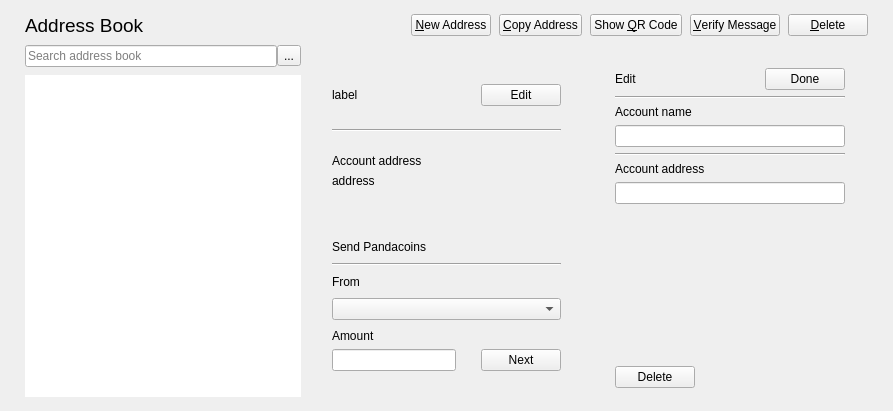
<?xml version="1.0" encoding="UTF-8"?>
<ui version="4.0">
 <class>AddressBookPage_new</class>
 <widget class="QFrame" name="AddressBookPage_new">
  <property name="geometry">
   <rect>
    <x>0</x>
    <y>0</y>
    <width>893</width>
    <height>411</height>
   </rect>
  </property>
  <property name="windowTitle">
   <string>Frame</string>
  </property>
  <property name="frameShape">
   <enum>QFrame::NoFrame</enum>
  </property>
  <property name="frameShadow">
   <enum>QFrame::Plain</enum>
  </property>
  <layout class="QVBoxLayout" name="verticalLayout">
   <property name="spacing">
    <number>8</number>
   </property>
   <property name="leftMargin">
    <number>25</number>
   </property>
   <property name="topMargin">
    <number>14</number>
   </property>
   <property name="rightMargin">
    <number>25</number>
   </property>
   <property name="bottomMargin">
    <number>14</number>
   </property>
   <item>
    <layout class="QHBoxLayout" name="horizontalLayout">
     <item>
      <widget class="QLabel" name="address_book_heading">
       <property name="font">
        <font>
         <pointsize>14</pointsize>
        </font>
       </property>
       <property name="text">
        <string>Address Book</string>
       </property>
       <property name="textFormat">
        <enum>Qt::PlainText</enum>
       </property>
       <property name="wordWrap">
        <bool>true</bool>
       </property>
      </widget>
     </item>
     <item>
      <spacer name="horizontalSpacer">
       <property name="orientation">
        <enum>Qt::Horizontal</enum>
       </property>
       <property name="sizeHint" stdset="0">
        <size>
         <width>0</width>
         <height>20</height>
        </size>
       </property>
      </spacer>
     </item>
     <item>
      <widget class="QPushButton" name="newAddressButton">
       <property name="toolTip">
        <string>Create a new address</string>
       </property>
       <property name="text">
        <string>&amp;New Address</string>
       </property>
       <property name="icon">
        <iconset resource="../bitcoin.qrc">
         <normaloff>:/icons/add</normaloff>:/icons/add</iconset>
       </property>
      </widget>
     </item>
     <item>
      <widget class="QPushButton" name="copyToClipboard">
       <property name="toolTip">
        <string>Copy the currently selected address to the system clipboard</string>
       </property>
       <property name="text">
        <string>&amp;Copy Address</string>
       </property>
       <property name="icon">
        <iconset resource="../bitcoin.qrc">
         <normaloff>:/icons/editcopy</normaloff>:/icons/editcopy</iconset>
       </property>
      </widget>
     </item>
     <item>
      <widget class="QPushButton" name="showQRCode">
       <property name="text">
        <string>Show &amp;QR Code</string>
       </property>
       <property name="icon">
        <iconset resource="../bitcoin.qrc">
         <normaloff>:/icons/qrcode</normaloff>:/icons/qrcode</iconset>
       </property>
      </widget>
     </item>
     <item>
      <widget class="QPushButton" name="verifyMessage">
       <property name="toolTip">
        <string>Verify a message to ensure it was signed with a specified Pandacoin address</string>
       </property>
       <property name="text">
        <string>&amp;Verify Message</string>
       </property>
       <property name="icon">
        <iconset resource="../bitcoin.qrc">
         <normaloff>:/icons/transaction_0</normaloff>:/icons/transaction_0</iconset>
       </property>
      </widget>
     </item>
     <item>
      <widget class="QPushButton" name="deleteButton">
       <property name="toolTip">
        <string>Delete the currently selected address from the list</string>
       </property>
       <property name="text">
        <string>&amp;Delete</string>
       </property>
       <property name="icon">
        <iconset resource="../bitcoin.qrc">
         <normaloff>:/icons/remove</normaloff>:/icons/remove</iconset>
       </property>
      </widget>
     </item>
    </layout>
   </item>
   <item>
    <layout class="QHBoxLayout" name="horizontalLayout_2" stretch="1,1,1">
     <item>
      <layout class="QVBoxLayout" name="verticalLayout_2">
       <item>
        <layout class="QHBoxLayout" name="horizontalLayout_4">
         <property name="spacing">
          <number>0</number>
         </property>
         <item>
          <widget class="QLineEdit" name="address_searchbox">
           <property name="text">
            <string/>
           </property>
           <property name="placeholderText">
            <string>Search address book</string>
           </property>
          </widget>
         </item>
         <item>
          <widget class="QToolButton" name="address_search_button">
           <property name="text">
            <string>...</string>
           </property>
           <property name="icon">
            <iconset resource="../bitcoin.qrc">
             <normaloff>:/icons/search</normaloff>:/icons/search</iconset>
           </property>
          </widget>
         </item>
        </layout>
       </item>
       <item>
        <widget class="QListView" name="address_list">
         <property name="frameShape">
          <enum>QFrame::NoFrame</enum>
         </property>
         <property name="frameShadow">
          <enum>QFrame::Plain</enum>
         </property>
        </widget>
       </item>
      </layout>
     </item>
     <item>
      <widget class="QFrame" name="address_book_view_frame">
       <property name="frameShape">
        <enum>QFrame::NoFrame</enum>
       </property>
       <property name="frameShadow">
        <enum>QFrame::Plain</enum>
       </property>
       <layout class="QVBoxLayout" name="verticalLayout_3" stretch="1,1">
        <property name="spacing">
         <number>14</number>
        </property>
        <property name="margin">
         <number>14</number>
        </property>
        <item>
         <widget class="QFrame" name="frame_3">
          <property name="frameShape">
           <enum>QFrame::NoFrame</enum>
          </property>
          <property name="frameShadow">
           <enum>QFrame::Plain</enum>
          </property>
          <property name="lineWidth">
           <number>0</number>
          </property>
          <layout class="QVBoxLayout" name="verticalLayout_5">
           <item>
            <spacer name="verticalSpacer_11">
             <property name="orientation">
              <enum>Qt::Vertical</enum>
             </property>
             <property name="sizeHint" stdset="0">
              <size>
               <width>20</width>
               <height>40</height>
              </size>
             </property>
            </spacer>
           </item>
           <item>
            <layout class="QHBoxLayout" name="horizontalLayout_3">
             <item>
              <widget class="QLabel" name="account_address_label">
               <property name="sizePolicy">
                <sizepolicy hsizetype="Expanding" vsizetype="Preferred">
                 <horstretch>0</horstretch>
                 <verstretch>0</verstretch>
                </sizepolicy>
               </property>
               <property name="text">
                <string notr="true">label</string>
               </property>
              </widget>
             </item>
             <item>
              <widget class="QPushButton" name="address_book_edit_button">
               <property name="text">
                <string>Edit</string>
               </property>
              </widget>
             </item>
            </layout>
           </item>
           <item>
            <spacer name="verticalSpacer_10">
             <property name="orientation">
              <enum>Qt::Vertical</enum>
             </property>
             <property name="sizeHint" stdset="0">
              <size>
               <width>20</width>
               <height>40</height>
              </size>
             </property>
            </spacer>
           </item>
           <item>
            <widget class="Line" name="line">
             <property name="orientation">
              <enum>Qt::Horizontal</enum>
             </property>
            </widget>
           </item>
           <item>
            <spacer name="verticalSpacer_9">
             <property name="orientation">
              <enum>Qt::Vertical</enum>
             </property>
             <property name="sizeHint" stdset="0">
              <size>
               <width>20</width>
               <height>40</height>
              </size>
             </property>
            </spacer>
           </item>
           <item>
            <widget class="QLabel" name="addressbook_account_address_heading">
             <property name="text">
              <string notr="true">Account address</string>
             </property>
            </widget>
           </item>
           <item>
            <widget class="QLabel" name="addressbook_account_address_value">
             <property name="text">
              <string notr="true">address</string>
             </property>
            </widget>
           </item>
           <item>
            <spacer name="verticalSpacer_8">
             <property name="orientation">
              <enum>Qt::Vertical</enum>
             </property>
             <property name="sizeHint" stdset="0">
              <size>
               <width>20</width>
               <height>40</height>
              </size>
             </property>
            </spacer>
           </item>
          </layout>
         </widget>
        </item>
        <item>
         <widget class="QFrame" name="frame">
          <property name="frameShape">
           <enum>QFrame::NoFrame</enum>
          </property>
          <property name="frameShadow">
           <enum>QFrame::Plain</enum>
          </property>
          <layout class="QVBoxLayout" name="verticalLayout_6">
           <item>
            <spacer name="verticalSpacer_6">
             <property name="orientation">
              <enum>Qt::Vertical</enum>
             </property>
             <property name="sizeHint" stdset="0">
              <size>
               <width>20</width>
               <height>40</height>
              </size>
             </property>
            </spacer>
           </item>
           <item>
            <widget class="QLabel" name="address_book_send_coins_heading">
             <property name="text">
              <string>Send Pandacoins</string>
             </property>
            </widget>
           </item>
           <item>
            <spacer name="verticalSpacer_7">
             <property name="orientation">
              <enum>Qt::Vertical</enum>
             </property>
             <property name="sizeHint" stdset="0">
              <size>
               <width>20</width>
               <height>40</height>
              </size>
             </property>
            </spacer>
           </item>
           <item>
            <widget class="Line" name="line_2">
             <property name="orientation">
              <enum>Qt::Horizontal</enum>
             </property>
            </widget>
           </item>
           <item>
            <spacer name="verticalSpacer_5">
             <property name="orientation">
              <enum>Qt::Vertical</enum>
             </property>
             <property name="sizeHint" stdset="0">
              <size>
               <width>20</width>
               <height>40</height>
              </size>
             </property>
            </spacer>
           </item>
           <item>
            <widget class="QLabel" name="label_2">
             <property name="text">
              <string>From</string>
             </property>
            </widget>
           </item>
           <item>
            <spacer name="verticalSpacer_4">
             <property name="orientation">
              <enum>Qt::Vertical</enum>
             </property>
             <property name="sizeHint" stdset="0">
              <size>
               <width>20</width>
               <height>40</height>
              </size>
             </property>
            </spacer>
           </item>
           <item>
            <widget class="RichTextCombo" name="address_book_transfer_from_combobox"/>
           </item>
           <item>
            <spacer name="verticalSpacer_3">
             <property name="orientation">
              <enum>Qt::Vertical</enum>
             </property>
             <property name="sizeHint" stdset="0">
              <size>
               <width>20</width>
               <height>40</height>
              </size>
             </property>
            </spacer>
           </item>
           <item>
            <widget class="QLabel" name="label_3">
             <property name="text">
              <string>Amount</string>
             </property>
            </widget>
           </item>
           <item>
            <layout class="QHBoxLayout" name="horizontalLayout_5" stretch="1,0">
             <property name="spacing">
              <number>25</number>
             </property>
             <item>
              <widget class="BitcoinAmountField" name="address_book_transfer_from_amount"/>
             </item>
             <item>
              <widget class="QPushButton" name="address_book_transfer_from_next_button">
               <property name="text">
                <string>Next</string>
               </property>
              </widget>
             </item>
            </layout>
           </item>
           <item>
            <spacer name="verticalSpacer_2">
             <property name="orientation">
              <enum>Qt::Vertical</enum>
             </property>
             <property name="sizeHint" stdset="0">
              <size>
               <width>20</width>
               <height>40</height>
              </size>
             </property>
            </spacer>
           </item>
          </layout>
         </widget>
        </item>
       </layout>
      </widget>
     </item>
     <item>
      <widget class="QFrame" name="address_book_edit_frame">
       <property name="frameShape">
        <enum>QFrame::NoFrame</enum>
       </property>
       <property name="frameShadow">
        <enum>QFrame::Plain</enum>
       </property>
       <layout class="QVBoxLayout" name="verticalLayout_4">
        <property name="leftMargin">
         <number>14</number>
        </property>
        <property name="topMargin">
         <number>14</number>
        </property>
        <property name="rightMargin">
         <number>14</number>
        </property>
        <property name="bottomMargin">
         <number>0</number>
        </property>
        <item>
         <widget class="QFrame" name="frame_2">
          <property name="frameShape">
           <enum>QFrame::NoFrame</enum>
          </property>
          <property name="frameShadow">
           <enum>QFrame::Plain</enum>
          </property>
          <layout class="QVBoxLayout" name="verticalLayout_7">
           <item>
            <layout class="QHBoxLayout" name="horizontalLayout_6" stretch="1,0">
             <item>
              <widget class="QLabel" name="address_book_edit_heading">
               <property name="text">
                <string>Edit</string>
               </property>
              </widget>
             </item>
             <item>
              <widget class="QPushButton" name="address_book_done_button">
               <property name="text">
                <string>Done</string>
               </property>
              </widget>
             </item>
            </layout>
           </item>
           <item>
            <widget class="Line" name="line_3">
             <property name="orientation">
              <enum>Qt::Horizontal</enum>
             </property>
            </widget>
           </item>
           <item>
            <widget class="QLabel" name="label_5">
             <property name="text">
              <string>Account name</string>
             </property>
            </widget>
           </item>
           <item>
            <widget class="QLineEdit" name="account_name_editbox"/>
           </item>
           <item>
            <widget class="Line" name="line_4">
             <property name="orientation">
              <enum>Qt::Horizontal</enum>
             </property>
            </widget>
           </item>
           <item>
            <widget class="QLabel" name="label_6">
             <property name="text">
              <string>Account address</string>
             </property>
            </widget>
           </item>
           <item>
            <widget class="QLineEdit" name="account_address_editbox"/>
           </item>
           <item>
            <spacer name="verticalSpacer">
             <property name="orientation">
              <enum>Qt::Vertical</enum>
             </property>
             <property name="sizeHint" stdset="0">
              <size>
               <width>20</width>
               <height>40</height>
              </size>
             </property>
            </spacer>
           </item>
           <item>
            <widget class="QFrame" name="address_book_delete_frame">
             <property name="frameShape">
              <enum>QFrame::NoFrame</enum>
             </property>
             <property name="frameShadow">
              <enum>QFrame::Plain</enum>
             </property>
             <layout class="QHBoxLayout" name="horizontalLayout_8">
              <property name="spacing">
               <number>0</number>
              </property>
              <property name="margin">
               <number>0</number>
              </property>
              <item>
               <layout class="QHBoxLayout" name="horizontalLayout_7">
                <item>
                 <widget class="QPushButton" name="address_book_delete_button">
                  <property name="text">
                   <string>Delete</string>
                  </property>
                 </widget>
                </item>
                <item>
                 <spacer name="horizontalSpacer_2">
                  <property name="orientation">
                   <enum>Qt::Horizontal</enum>
                  </property>
                  <property name="sizeHint" stdset="0">
                   <size>
                    <width>40</width>
                    <height>20</height>
                   </size>
                  </property>
                 </spacer>
                </item>
               </layout>
              </item>
             </layout>
            </widget>
           </item>
          </layout>
         </widget>
        </item>
       </layout>
      </widget>
     </item>
    </layout>
   </item>
  </layout>
 </widget>
 <customwidgets>
  <customwidget>
   <class>RichTextCombo</class>
   <extends>QComboBox</extends>
   <header>richtextcombo.h</header>
  </customwidget>
  <customwidget>
   <class>BitcoinAmountField</class>
   <extends>QLineEdit</extends>
   <header>bitcoinamountfield.h</header>
   <container>1</container>
  </customwidget>
 </customwidgets>
 <resources>
  <include location="../bitcoin.qrc"/>
 </resources>
 <connections/>
</ui>
